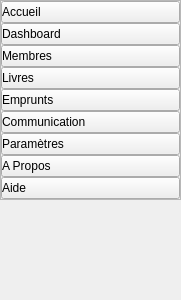
        <widget class="QWidget" name="menu_side" native="true">
         <property name="minimumSize">
          <size>
           <width>181</width>
           <height>300</height>
          </size>
         </property>
         <property name="maximumSize">
          <size>
           <width>100</width>
           <height>16777215</height>
          </size>
         </property>
         <layout class="QVBoxLayout" name="verticalLayout_2">
          <property name="spacing">
           <number>0</number>
          </property>
          <property name="leftMargin">
           <number>0</number>
          </property>
          <property name="topMargin">
           <number>0</number>
          </property>
          <property name="rightMargin">
           <number>0</number>
          </property>
          <property name="bottomMargin">
           <number>0</number>
          </property>
          <item alignment="Qt::AlignTop">
           <widget class="QFrame" name="frame_4">
            <property name="minimumSize">
             <size>
              <width>0</width>
              <height>0</height>
             </size>
            </property>
            <property name="styleSheet">
             <string notr="true"/>
            </property>
            <property name="frameShape">
             <enum>QFrame::StyledPanel</enum>
            </property>
            <property name="frameShadow">
             <enum>QFrame::Raised</enum>
            </property>
            <layout class="QVBoxLayout" name="verticalLayout_3">
             <property name="spacing">
              <number>0</number>
             </property>
             <property name="leftMargin">
              <number>0</number>
             </property>
             <property name="topMargin">
              <number>0</number>
             </property>
             <property name="rightMargin">
              <number>0</number>
             </property>
             <property name="bottomMargin">
              <number>0</number>
             </property>
             <item>
              <widget class="QPushButton" name="btnAccueil">
               <property name="styleSheet">
                <string notr="true">#btnAccueil{
	text-align: left;
}</string>
               </property>
               <property name="text">
                <string>Accueil</string>
               </property>
               <property name="icon">
                <iconset resource="icons.qrc">
                 <normaloff>:/iconWhite/home.svg</normaloff>:/iconWhite/home.svg</iconset>
               </property>
               <property name="iconSize">
                <size>
                 <width>20</width>
                 <height>20</height>
                </size>
               </property>
              </widget>
             </item>
             <item>
              <widget class="QPushButton" name="btnDash">
               <property name="styleSheet">
                <string notr="true">#btnDash{
	text-align: left
}</string>
               </property>
               <property name="text">
                <string>Dashboard</string>
               </property>
               <property name="icon">
                <iconset resource="icons.qrc">
                 <normaloff>:/iconWhite/bar-chart-2.svg</normaloff>:/iconWhite/bar-chart-2.svg</iconset>
               </property>
               <property name="iconSize">
                <size>
                 <width>20</width>
                 <height>20</height>
                </size>
               </property>
              </widget>
             </item>
             <item>
              <widget class="QPushButton" name="btnMember">
               <property name="styleSheet">
                <string notr="true">#btnMember{
	text-align: left
}</string>
               </property>
               <property name="text">
                <string>Membres</string>
               </property>
               <property name="icon">
                <iconset resource="icons.qrc">
                 <normaloff>:/iconWhite/users.svg</normaloff>:/iconWhite/users.svg</iconset>
               </property>
               <property name="iconSize">
                <size>
                 <width>20</width>
                 <height>20</height>
                </size>
               </property>
              </widget>
             </item>
             <item>
              <widget class="QPushButton" name="btnBook">
               <property name="styleSheet">
                <string notr="true">#btnBook{
	text-align: left
}</string>
               </property>
               <property name="text">
                <string>Livres</string>
               </property>
               <property name="icon">
                <iconset resource="icons.qrc">
                 <normaloff>:/iconWhite/book.svg</normaloff>:/iconWhite/book.svg</iconset>
               </property>
               <property name="iconSize">
                <size>
                 <width>20</width>
                 <height>20</height>
                </size>
               </property>
              </widget>
             </item>
             <item>
              <widget class="QPushButton" name="btnEmprunt">
               <property name="styleSheet">
                <string notr="true">#btnEmprunt{
	text-align: left;
}</string>
               </property>
               <property name="text">
                <string>Emprunts</string>
               </property>
               <property name="icon">
                <iconset resource="icons.qrc">
                 <normaloff>:/iconWhite/repeat.svg</normaloff>:/iconWhite/repeat.svg</iconset>
               </property>
               <property name="iconSize">
                <size>
                 <width>20</width>
                 <height>20</height>
                </size>
               </property>
              </widget>
             </item>
             <item>
              <widget class="QPushButton" name="btnCommunication">
               <property name="styleSheet">
                <string notr="true">#btnCommunication{
	text-align: left;
}</string>
               </property>
               <property name="text">
                <string>Communication</string>
               </property>
               <property name="icon">
                <iconset resource="icons.qrc">
                 <normaloff>:/iconWhite/mail.svg</normaloff>:/iconWhite/mail.svg</iconset>
               </property>
               <property name="iconSize">
                <size>
                 <width>20</width>
                 <height>20</height>
                </size>
               </property>
              </widget>
             </item>
             <item>
              <widget class="QPushButton" name="btnSetting">
               <property name="styleSheet">
                <string notr="true">#btnSetting{
	text-align: left;
}</string>
               </property>
               <property name="text">
                <string>Paramètres</string>
               </property>
               <property name="icon">
                <iconset resource="icons.qrc">
                 <normaloff>:/iconWhite/settings.svg</normaloff>:/iconWhite/settings.svg</iconset>
               </property>
               <property name="iconSize">
                <size>
                 <width>20</width>
                 <height>20</height>
                </size>
               </property>
              </widget>
             </item>
             <item>
              <widget class="QPushButton" name="btnAbout">
               <property name="styleSheet">
                <string notr="true">#btnAbout{
	text-align: left;
}</string>
               </property>
               <property name="text">
                <string>A Propos</string>
               </property>
               <property name="icon">
                <iconset resource="icons.qrc">
                 <normaloff>:/iconWhite/info.svg</normaloff>:/iconWhite/info.svg</iconset>
               </property>
               <property name="iconSize">
                <size>
                 <width>20</width>
                 <height>20</height>
                </size>
               </property>
              </widget>
             </item>
             <item>
              <widget class="QPushButton" name="btnHelp">
               <property name="styleSheet">
                <string notr="true">#btnHelp{
	text-align: left;
}</string>
               </property>
               <property name="text">
                <string>Aide</string>
               </property>
               <property name="icon">
                <iconset resource="icons.qrc">
                 <normaloff>:/iconWhite/help-circle.svg</normaloff>:/iconWhite/help-circle.svg</iconset>
               </property>
               <property name="iconSize">
                <size>
                 <width>20</width>
                 <height>20</height>
                </size>
               </property>
              </widget>
             </item>
            </layout>
           </widget>
          </item>
         </layout>
        </widget>
